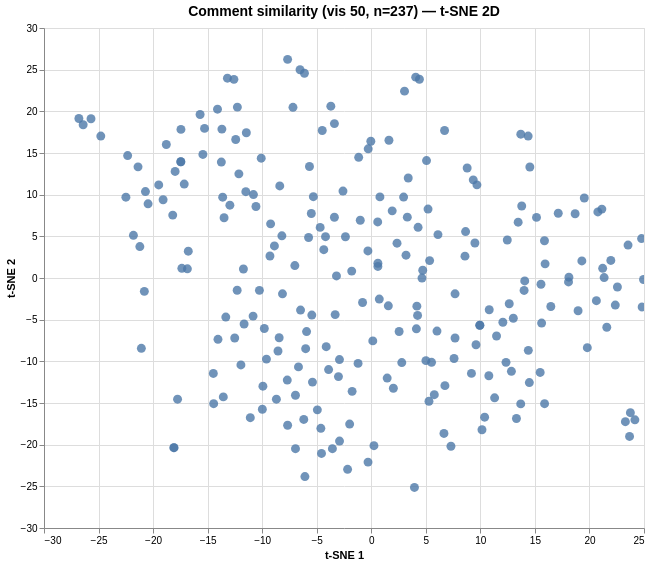

Vega-Lite specification for this chart:
### Vega specification from a JSON file in a GitHub repository (floating-point values rounded to 4 significant figures; data arrays with more than 128 entries replaced by an {"elided": "..."} marker saying what was removed)
{"$schema": "https://vega.github.io/schema/vega/v6.json", "data": [{"name": "param_1e9efca18e7a2868_store"}, {"name": "source_0", "values": {"elided": "237 records"}}, {"name": "source_0_x_domain_dim_1", "values": [{"min": -26.8, "max": 24.96}]}, {"name": "source_0_y_domain_dim_2", "values": [{"min": -25.13, "max": 26.24}]}], "signals": [{"name": "unit", "value": {}, "on": [{"events": "pointermove", "update": "isTuple(group()) ? group() : unit"}]}, {"name": "param_1e9efca18e7a2868", "update": "vlSelectionResolve(\"param_1e9efca18e7a2868_store\", \"union\")"}, {"name": "param_1e9efca18e7a2868_dim_1", "on": [{"events": [{"source": "view", "type": "dblclick"}], "update": "null"}, {"events": {"signal": "param_1e9efca18e7a2868_translate_delta"}, "update": "panLinear(param_1e9efca18e7a2868_translate_anchor.extent_x, -param_1e9efca18e7a2868_translate_delta.x / width)"}, {"events": {"signal": "param_1e9efca18e7a2868_zoom_delta"}, "update": "zoomLinear(domain(\"x\"), param_1e9efca18e7a2868_zoom_anchor.x, param_1e9efca18e7a2868_zoom_delta)"}]}, {"name": "param_1e9efca18e7a2868_dim_2", "on": [{"events": [{"source": "view", "type": "dblclick"}], "update": "null"}, {"events": {"signal": "param_1e9efca18e7a2868_translate_delta"}, "update": "panLinear(param_1e9efca18e7a2868_translate_anchor.extent_y, param_1e9efca18e7a2868_translate_delta.y / height)"}, {"events": {"signal": "param_1e9efca18e7a2868_zoom_delta"}, "update": "zoomLinear(domain(\"y\"), param_1e9efca18e7a2868_zoom_anchor.y, param_1e9efca18e7a2868_zoom_delta)"}]}, {"name": "param_1e9efca18e7a2868_tuple", "on": [{"events": [{"signal": "param_1e9efca18e7a2868_dim_1 || param_1e9efca18e7a2868_dim_2"}], "update": "param_1e9efca18e7a2868_dim_1 && param_1e9efca18e7a2868_dim_2 ? {unit: \"\", fields: param_1e9efca18e7a2868_tuple_fields, values: [param_1e9efca18e7a2868_dim_1,param_1e9efca18e7a2868_dim_2]} : null"}]}, {"name": "param_1e9efca18e7a2868_tuple_fields", "value": [{"field": "dim_1", "channel": "x", "type": "R"}, {"field": "dim_2", "channel": "y", "type": "R"}]}, {"name": "param_1e9efca18e7a2868_translate_anchor", "value": {}, "on": [{"events": [{"source": "scope", "type": "pointerdown"}], "update": "{x: x(unit), y: y(unit), extent_x: domain(\"x\"), extent_y: domain(\"y\")}"}]}, {"name": "param_1e9efca18e7a2868_translate_delta", "value": {}, "on": [{"events": [{"source": "window", "between": [{"source": "scope", "type": "pointerdown"}, {"source": "window", "type": "pointerup"}], "consume": true, "type": "pointermove"}], "update": "{x: param_1e9efca18e7a2868_translate_anchor.x - x(unit), y: param_1e9efca18e7a2868_translate_anchor.y - y(unit)}"}]}, {"name": "param_1e9efca18e7a2868_zoom_anchor", "on": [{"events": [{"source": "scope", "type": "wheel", "consume": true}], "update": "{x: invert(\"x\", x(unit)), y: invert(\"y\", y(unit))}"}]}, {"name": "param_1e9efca18e7a2868_zoom_delta", "on": [{"events": [{"source": "scope", "type": "wheel", "consume": true}], "update": "pow(1.001, event.deltaY * pow(16, event.deltaMode))", "force": true}]}, {"name": "param_1e9efca18e7a2868_modify", "on": [{"events": {"signal": "param_1e9efca18e7a2868_tuple"}, "update": "modify(\"param_1e9efca18e7a2868_store\", param_1e9efca18e7a2868_tuple, true)"}]}], "marks": [{"type": "symbol", "name": "marks", "from": {"data": "source_0"}, "encode": {"update": {"opacity": {"value": 0.8}, "size": {"value": 80}, "y": {"field": "dim_2", "scale": "y"}, "tooltip": {"signal": "{\"Comment #\": format(datum[\"index\"], \"\"), \"Comment\": isValid(datum[\"comment\"]) ? datum[\"comment\"] : \"\"+datum[\"comment\"]}"}, "fill": {"value": "#4c78a8"}, "shape": {"value": "circle"}, "x": {"field": "dim_1", "scale": "x"}}}, "interactive": true, "clip": true, "style": ["circle"]}], "scales": [{"name": "x", "type": "linear", "domain": [{"signal": "(data(\"source_0_x_domain_dim_1\")[0] || {}).min"}, {"signal": "(data(\"source_0_x_domain_dim_1\")[0] || {}).max"}], "range": [0, {"signal": "width"}], "nice": true, "domainRaw": {"signal": "param_1e9efca18e7a2868[\"dim_1\"]"}, "zero": true}, {"name": "y", "type": "linear", "domain": [{"signal": "(data(\"source_0_y_domain_dim_2\")[0] || {}).min"}, {"signal": "(data(\"source_0_y_domain_dim_2\")[0] || {}).max"}], "range": [{"signal": "height"}, 0], "domainRaw": {"signal": "param_1e9efca18e7a2868[\"dim_2\"]"}, "nice": true, "zero": true}], "axes": [{"scale": "x", "gridScale": "y", "labels": false, "minExtent": 0, "aria": false, "ticks": false, "domain": false, "tickCount": {"signal": "ceil(width/40)"}, "maxExtent": 0, "orient": "bottom", "zindex": 0, "grid": true}, {"scale": "y", "labels": false, "zindex": 0, "tickCount": {"signal": "ceil(height/40)"}, "maxExtent": 0, "orient": "left", "domain": false, "gridScale": "x", "minExtent": 0, "grid": true, "aria": false, "ticks": false}, {"scale": "x", "zindex": 0, "orient": "bottom", "labelFlush": true, "tickCount": {"signal": "ceil(width/40)"}, "title": "t-SNE 1", "grid": false, "labelOverlap": true}, {"scale": "y", "tickCount": {"signal": "ceil(height/40)"}, "grid": false, "labelOverlap": true, "zindex": 0, "orient": "left", "title": "t-SNE 2"}], "title": {"text": "Comment similarity (vis 50, n=237) — t-SNE 2D", "fontSize": 14, "frame": "group"}, "background": "white", "height": 500, "style": "cell", "width": 600, "padding": 5}
